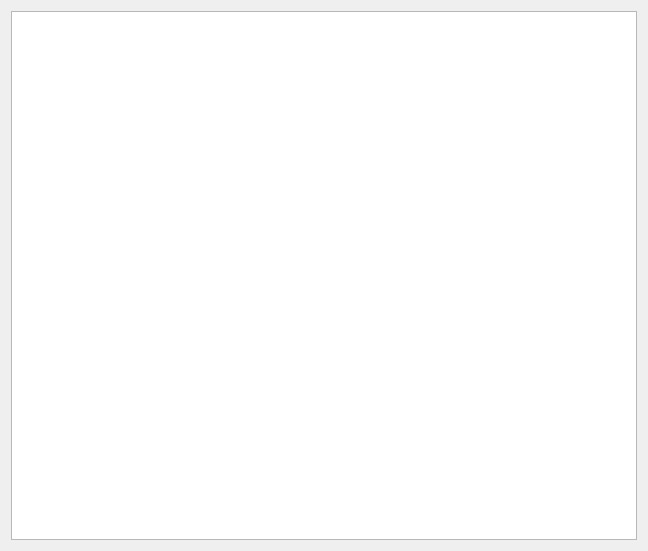
<?xml version="1.0" encoding="UTF-8"?>
<ui version="4.0">
 <class>Widget</class>
 <widget class="QWidget" name="Widget">
  <property name="geometry">
   <rect>
    <x>0</x>
    <y>0</y>
    <width>648</width>
    <height>551</height>
   </rect>
  </property>
  <property name="windowTitle">
   <string>Widget</string>
  </property>
  <layout class="QVBoxLayout" name="verticalLayout">
   <item>
    <widget class="QTreeView" name="treeView"/>
   </item>
  </layout>
 </widget>
 <resources/>
 <connections/>
</ui>
